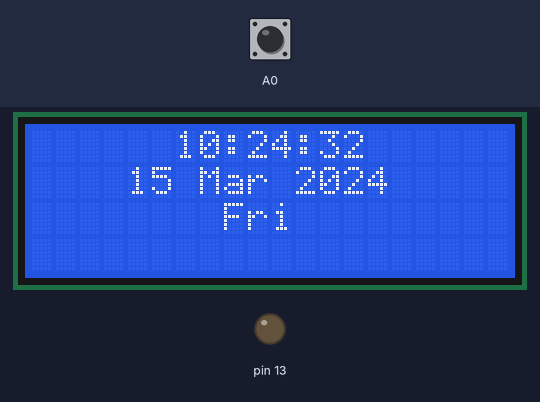
The sketch below on a simulated Arduino Uno, built with avr-gcc and run on an emulated ATmega328P. Shown: 20×4 character LCD, output pins drawn as LEDs (lit = HIGH). Inputs (shaded band) come from the test bench; at power-on: A0 HIGH. The local clock reads 2024-03-15 10:24:30 at power-on unless the sketch sets it.

Above: at 1.2 s.
1.3 s: A0 pulled LOW for 0.15 s
At 4.3 s:
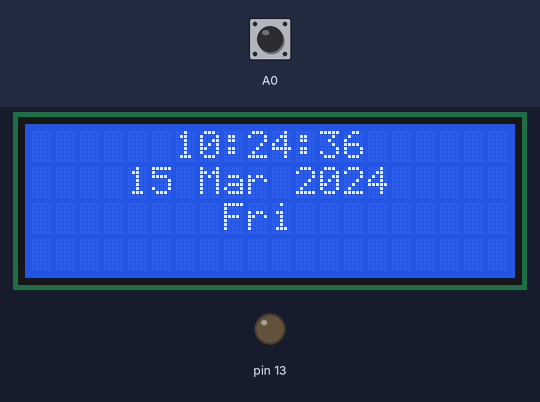
4.4 s: A0 pulled LOW for 1 s
At 8.3 s:
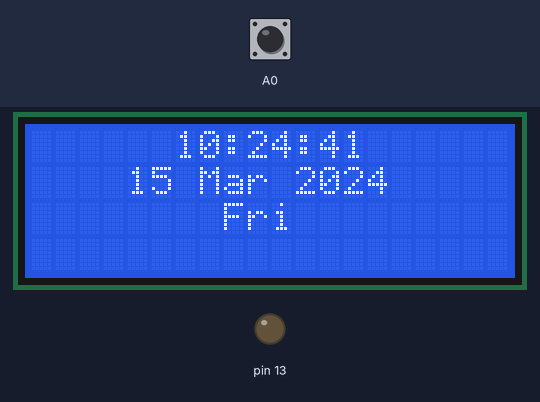
8.4 s: A0 pulled LOW for 0.15 s
At 11.4 s:
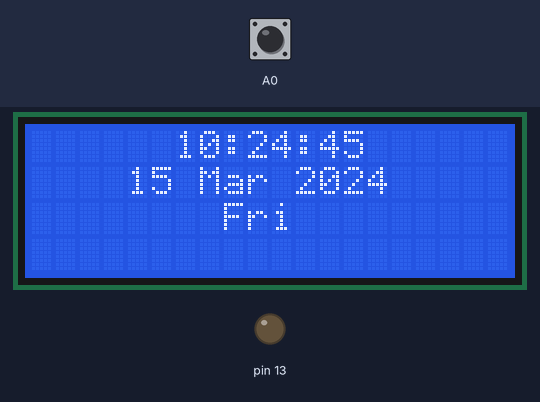
11.5 s: A0 pulled LOW for 1 s
At 16.27 s:
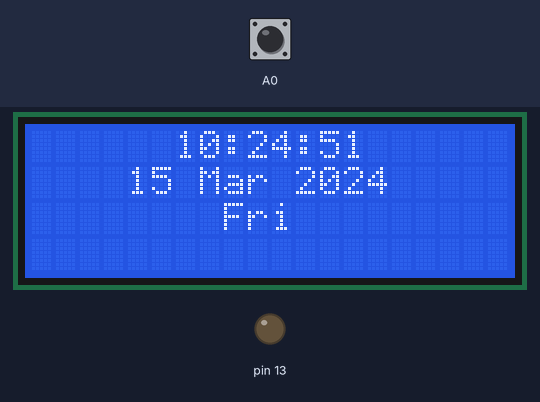
Timing chart, 0 to 16.5 s (numbered marks = the images above; inputs shaded):
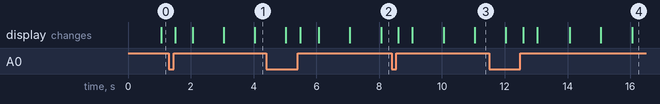

The sketch:

hard_alarm.ino
```cpp
#include <iarduino_RTC.h>

#include <Wire.h>
#include <LiquidCrystal_I2C.h>

LiquidCrystal_I2C lcd(0x27,20,4);
iarduino_RTC watch(RTC_DS1302, 8, 6, 7);

bool b, prb;
long t, t1;

int param_set;
int s, i, H, d, w, m, Y;

int alarm_param_set;
int alarm_H, alarm_M;
bool alarm_ON, alarm, led;

bool short_press, long_press;

void setup() {
  lcd.init();
  lcd.backlight();
  lcd.clear();
  watch.begin();
  pinMode(A0, INPUT_PULLUP);
  pinMode(12, OUTPUT);
  pinMode(13, OUTPUT);
  param_set = 1;
}

void loop() {
  btn_state();
  set_time();

  if (param_set == 0 and alarm_param_set == 0)
  {
    if (short_press)
    {
      if ((millis() - t1) < 1000)
      {
        if (alarm_ON) alarm_ON = false;
        else alarm_ON = true;
      }
      t1 = millis();
    }
  }

  if (alarm_ON and long_press) alarm_param_set++;
  if (alarm_param_set > 2) alarm_param_set = 0;

  if (short_press and alarm_param_set > 0)
  {
    switch(alarm_param_set){
      case 1:
        alarm_M += 1;
        if (alarm_M > 59) alarm_M = 0;
        break;
      case 2:
        alarm_H += 1;
        if (alarm_H > 23) alarm_H = 0;
        break;
    }
  }

  alarm = (watch.Hours == alarm_H) and (watch.minutes == alarm_M) and alarm_ON and (alarm_param_set == 0);

  if (alarm)
  {
    tone(12, 255);
    led = (millis() % 2000) < 1000;
    digitalWrite(13, !led);
    lcd.setBacklight(led);
  }
  else
  {
    noTone(12);
    digitalWrite(13, LOW);
    lcd.setBacklight(true);
  }

  printAlarm(alarm_ON, alarm_param_set);

  printTime();
  delay(10);
}

void printTime()
{
  lcd.setCursor(6,0);
  lcd.print(watch.gettime("H:i:s"));
  lcd.setCursor(4,1);
  lcd.print(watch.gettime("d M Y"));
  lcd.setCursor(8,2);
  lcd.print(watch.gettime("D"));
}

void btn_state()
{
  b = digitalRead(A0);
  long_press = false;
  short_press = false;
  if (b == 0) {
    if (prb == 1) t = millis();
    if ((millis() - t) > 2000) {t = millis(); long_press = true;}
  }
  if (b == 1 and prb == 0) {
    if ((millis() - t) < 2000) short_press = true;
  }
  prb = b;
}

void set_time()
{
  if (long_press and param_set != 0) param_set = param_set + 1;
  if (param_set > 7) param_set = 0;
  watch.blinktime(param_set);

  s = watch.seconds;
  i = watch.minutes;
  H = watch.Hours;
  d = watch.day;
  w = watch.weekday;
  m = watch.month;
  Y = watch.year;
  if (short_press and param_set > 0){
    switch (param_set) {
    case 1:
      s += 1;
      if (s > 59) s = 0;
      break;
    case 2:
      i += 1;
      if (i > 59) i = 0;
      break;
    case 3:
      H += 1;
      if (H > 23) H = 0;
      break;
    case 4:
      d += 1;
      if (d > 31) d = 1;
      break;
    case 5:
      m += 1;
      if (m > 12) m = 1;
      break;
    case 6:
      Y += 1;
      if (Y > 30) Y = 21;
      break;
    case 7:
      w += 1;
      if (w > 6) w = 0;
      break;
  }
  watch.settime(s, i, H, d, m, Y, w);
  }
}

void printAlarm(bool state, int param)
{
  char alarm_time[] = "00:00";
  if (state)
  {
    alarm_time[0] = alarm_H / 10 + 48;
    alarm_time[1] = alarm_H % 10 + 48;
    alarm_time[3] = alarm_M / 10 + 48;
    alarm_time[4] = alarm_M % 10 + 48;
  }
  else
  {
    for(int i = 0; alarm_time[i] != 0; i++) alarm_time[i] = ' ';
  }
  if (param == 1)
  {
    if ((millis() % 1000) < 500)
    {
      alarm_time[3] = ' ';
      alarm_time[4] = ' ';
    }
  }
  if (param == 2)
  {
    if ((millis() % 1000) < 500)
    {
      alarm_time[0] = ' ';
      alarm_time[1] = ' ';
    }
  }
  lcd.setCursor(15, 3);
  lcd.print(alarm_time);
}
```
